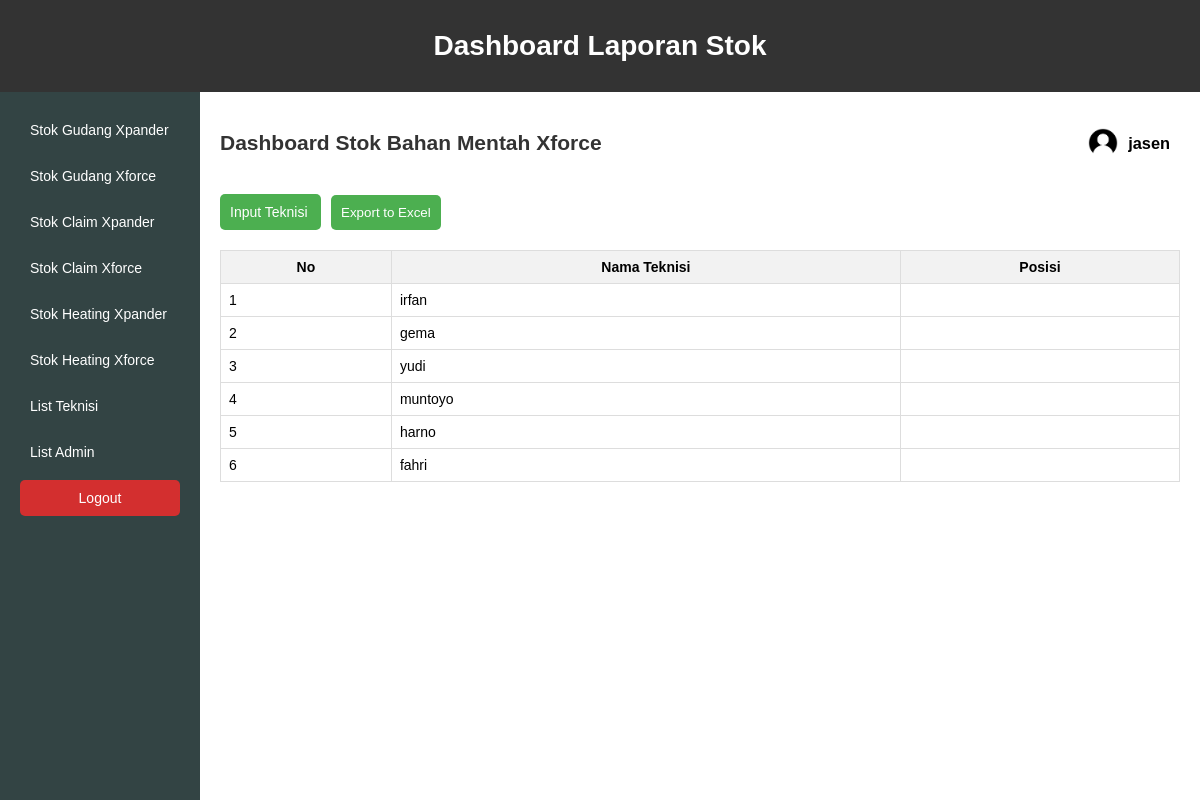
/list_teknisi.php (signed in), run on the app's committed database.
### tables this page shows
CREATE TABLE `teknisi` (
  `id_teknisi` int(5) NOT NULL,
  `nama_teknisi` varchar(20) NOT NULL,
  `heating` varchar(20) NOT NULL
);

### list_teknisi.php (the view, shortened to what this page needs)
<?php
$userName = $_SESSION['username'];
?>
<!DOCTYPE html>
<html lang="en">
<head>
</head>
<body>
<div class="header">
    <h1>Dashboard Laporan Stok</h1>
</div>
<div class="container">
        <div class="sidebar">
            <div class="menu">
                <a href="stok_mt_xpander.php?produk=xpander&jenis=bahan_mentah">Stok Gudang Xpander</a>
                <a href="stok_mt_xforce.php?produk=xforce&jenis=bahan_mentah">Stok Gudang Xforce</a>
                <a href="stok_claim_xpander.php">Stok Claim Xpander</a>
                <a href="stok_claim_xforce.php">Stok Claim Xforce</a>
                <a href="stok_ht_xpander.php?produk=xpander&jenis=heating">Stok Heating Xpander</a>
                <a href="stok_ht_xforce.php?produk=xforce&jenis=heating">Stok Heating Xforce</a>
                <a href="list_teknisi.php">List Teknisi</a>
                <a href="list_admin.php">List Admin</a>
            </div>
            <div class="logout">
                <a href="logout.php">Logout</a>
            </div>
        </div>
<div class="content">
<div class="inner-header">
<div>
     <h2>Dashboard Stok Bahan Mentah Xforce </h2>
	 </div>
	 <div class="inner-header">
        <h3><img style="max-width:30px; "src="asset/image/profile1.png"><?php echo $userName; ?></h3>
    </div>
	  </div>
<div class="button-container">
        <a href="input_teknisi.php"style="margin-right:1%;">Input Teknisi </a>
		<button onclick="exportToExcel()">Export to Excel</button>
    </div>
<?php
include 'koneksi.php';
$query = "SELECT * FROM teknisi";
$result = mysqli_query($koneksi, $query);
?>
<?php
if (mysqli_num_rows($result) > 0) {
    echo "<table>";
    echo "<tr>
	<th>No</th>
	<th>Nama Teknisi</th>
	<th>Posisi</th>
	</tr>";
    $no = 1;
    while ($row = mysqli_fetch_assoc($result)) {
        echo "<tr>";
        echo "<td>" . $no++ . "</td>";
        echo "<td>" . $row["nama_teknisi"] . "</td>";
        echo "<td>" . $row["posisi"] . "</td>";
        echo "</tr>";
    }
    echo "</table>";
} else {
    echo "<p>Tidak ada data teknisi.</p>";
}
?>
</div>
</body>
</html>

### list_teknisi.php (style rules this page uses)
body { font-family: Arial, sans-serif; margin: 20px; }
h2 { color: #333; }
table { width: 100%; border-collapse: collapse; margin-top: 20px; }
th, td { border: 1px solid #ddd; padding: 8px; text-align: left; }
th { background-color: #f2f2f2; text-align: center; }
.button-container { margin-top: 20px; }
.button-container a, .button-container button { padding: 10px; background-color: #4CAF50; color: white; text-decoration: none; border: none; border-radius: 5px; cursor: pointer; }
body { font-family: Arial, sans-serif; margin: 0; font-size: 14px; display: flex; flex-direction: column; min-height: 100vh; background-color: #f4f4f4; }
h1 { text-align: center; margin: 20px 0; }
.container { display: flex; flex: 1; }
.sidebar { background-color: #344; padding: 20px; min-width: 200px; box-sizing: border-box; color: white; }
.header { background-color: #333; padding: 10px; min-width: 200px; box-sizing: border-box; color: white; }
.menu a { text-decoration: none; padding: 10px; color: white; border-radius: 5px; margin-bottom: 10px; display: block; transition: background-color 0.3s; }
.logout { text-align: center; margin-top: auto; }
.logout a { text-decoration: none; padding: 10px; background-color: #d32f2f; color: white; border-radius: 5px; display: block; transition: background-color 0.3s; }
.content { padding: 20px; flex: 1; background-color: white; }
.inner-header { display: flex; justify-content: space-between; align-items: center; }
.inner-header { background-color: #fff; box-sizing: border-box; color: #000; }
.inner-header h2, .inner-header h3, .inner-header h3 img { margin-right: 10px; }
.inner-header h3 { display: flex; align-items: center; }
.inner-header h3 img { margin-right: 10px; }

### data on the page
teknisi: nama_teknisi "irfan"
teknisi: nama_teknisi "gema"
teknisi: nama_teknisi "yudi"
teknisi: nama_teknisi "muntoyo"
teknisi: nama_teknisi "harno"
teknisi: nama_teknisi "fahri"

### other printed values
$userName "jasen"
